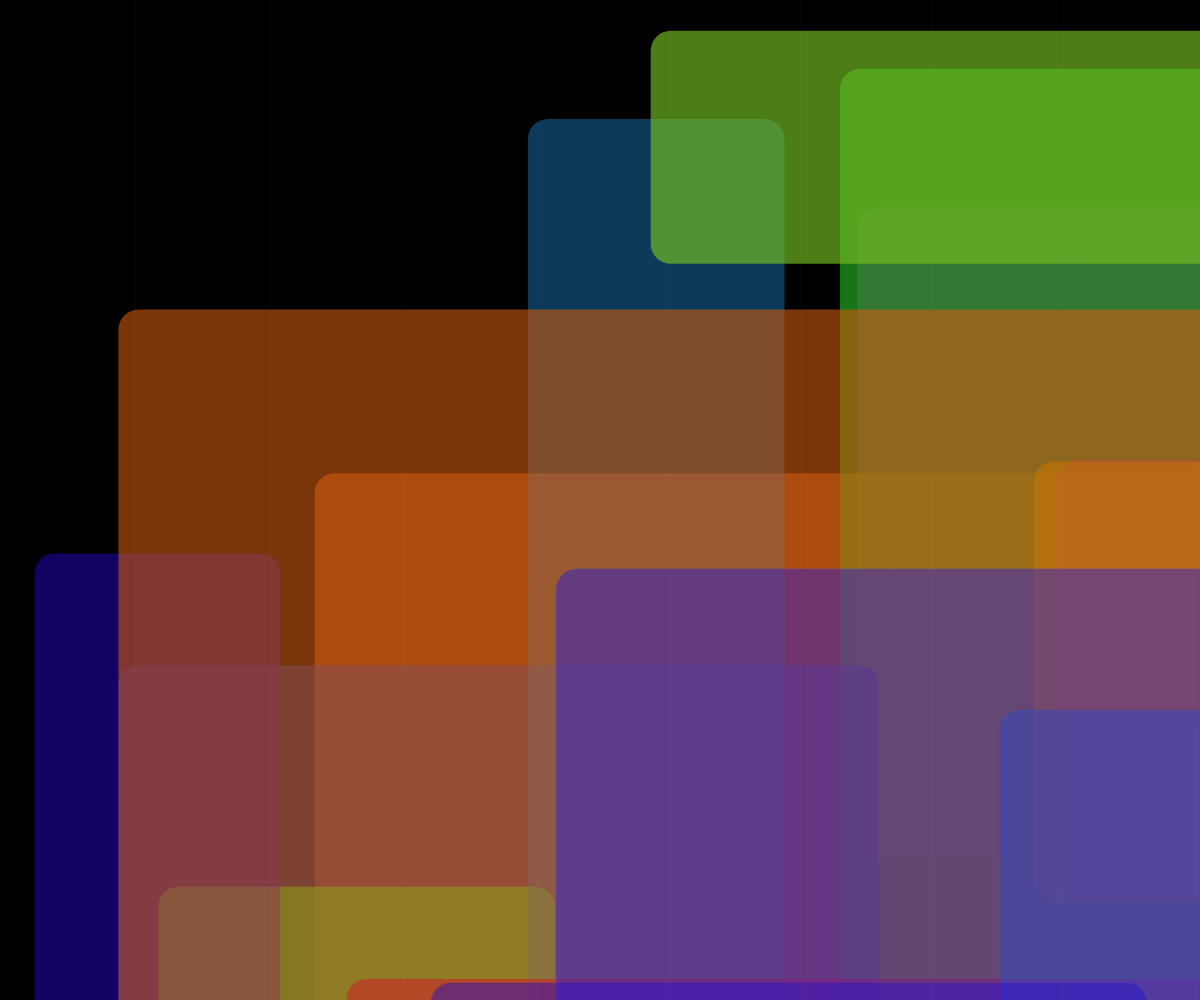
Frame 1 (no input)
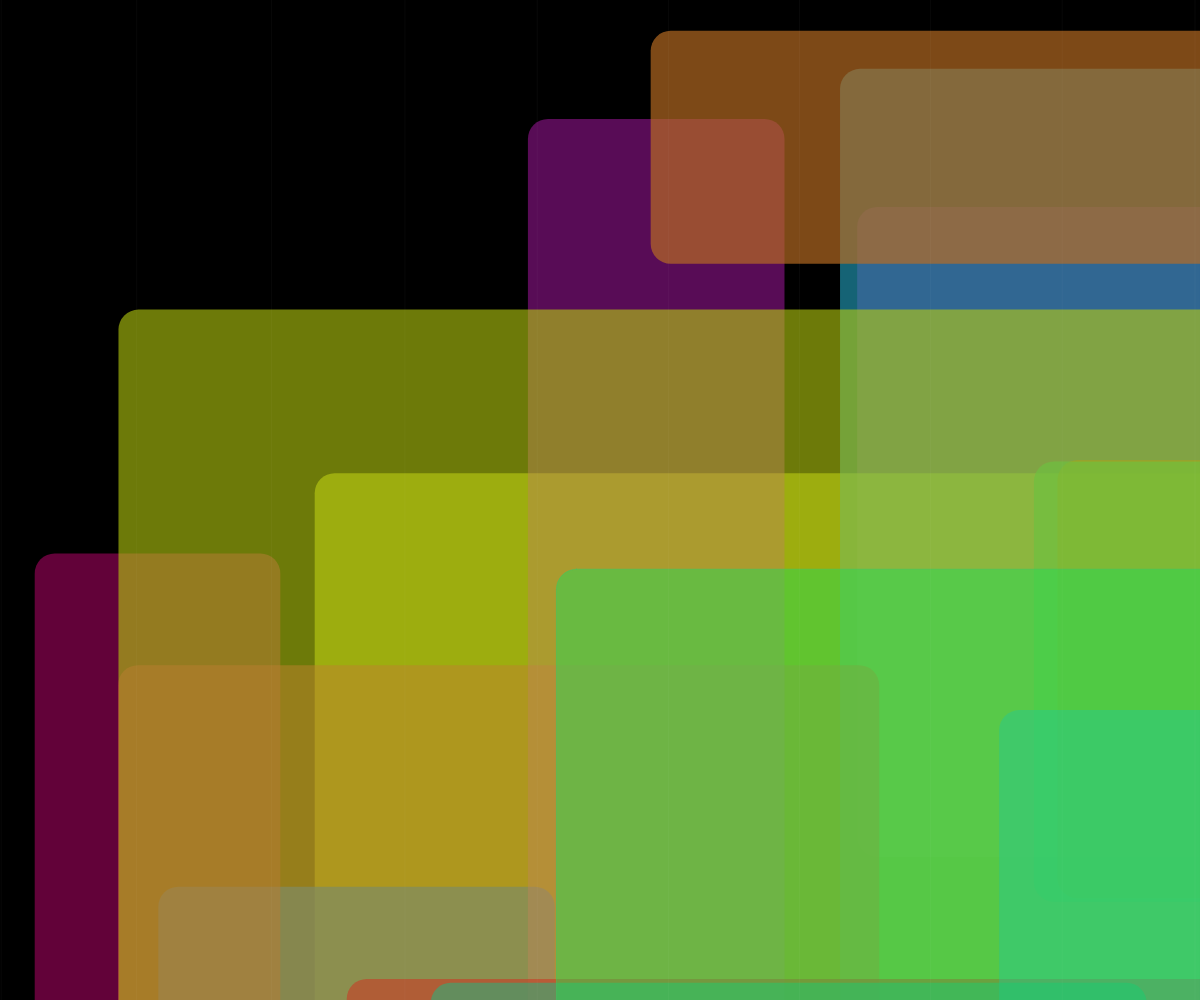
Frame 60 (no input)
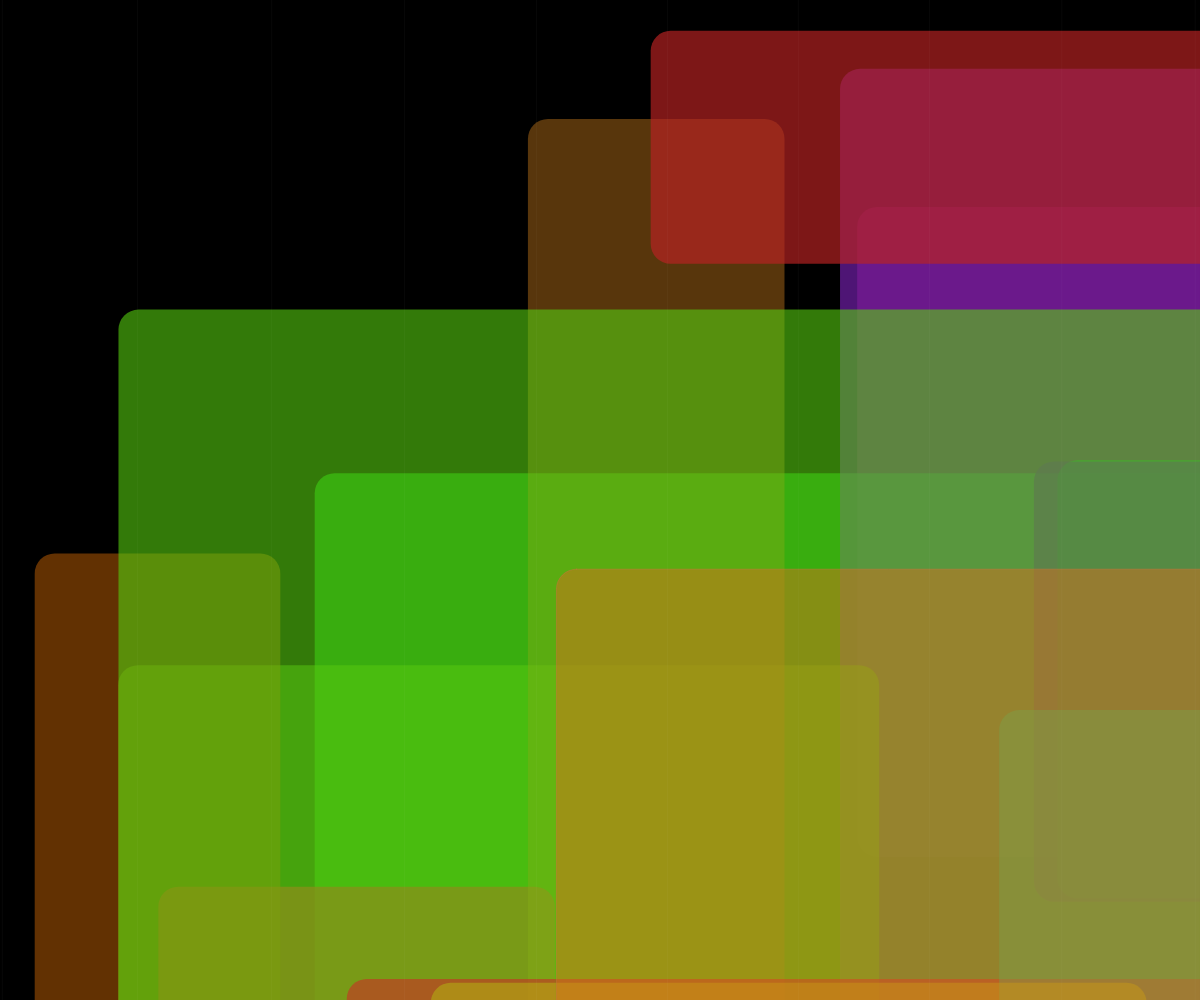
Frame 120 (the mouse pressed at the canvas centre since frame 60)

The p5.js sketch that drew these frames (run headless with seeded random() and noise() and a simulated clock; from frame 60 on, the mouse is pressed at the canvas centre):

// p5.js sketch
// ── sketch.js
let planes = [];
let time = 0;
const numPlanes = 15;
const colorShiftSpeed = 0.002;

function setup() {
  createCanvas(windowWidth, windowHeight);
  colorMode(HSB, 360, 100, 100, 1);
  
  // Create overlapping planes with varying sizes and positions
  for (let i = 0; i < numPlanes; i++) {
    planes.push({
      x: random(width),
      y: random(height),
      w: random(200, width * 1.5),
      h: random(200, height * 1.5),
      hue: random(360),
      saturation: random(80, 100),
      brightness: random(60, 90),
      alpha: random(0.4, 0.7)
    });
  }
}

function draw() {
  background(0, 0, 0, 1);
  
  // Update time for color shifting
  time += colorShiftSpeed;
  
  // Draw each plane with subtle color shift
  for (let i = 0; i < planes.length; i++) {
    let p = planes[i];
    
    // Shift hue over time
    p.hue = (p.hue + sin(time + i * 0.3) * 2) % 360;
    
    // Draw the plane with soft edges and transparency
    fill(p.hue, p.saturation, p.brightness, p.alpha);
    noStroke();
    rect(p.x, p.y, p.w, p.h, 20); // rounded corners for soft definition
    
    // Add a subtle border effect on outermost planes
    if (i === planes.length - 1) {
      stroke(p.hue, p.saturation * 0.8, p.brightness * 0.9, 0.5);
      noFill();
      rect(p.x, p.y, p.w, p.h, 20);
    }
  }
  
  // Add subtle vibrating vertical layers
  stroke(0, 0, 100, 0.03);
  noFill();
  for (let i = 0; i < 10; i++) {
    let x = map(i, 0, 9, 0, width);
    let wave = sin(time * 2 + i * 0.5) * 5;
    beginShape();
    for (let y = 0; y <= height; y += 10) {
      vertex(x + wave, y);
    }
    endShape();
  }
}

function windowResized() {
  resizeCanvas(windowWidth, windowHeight);
}
